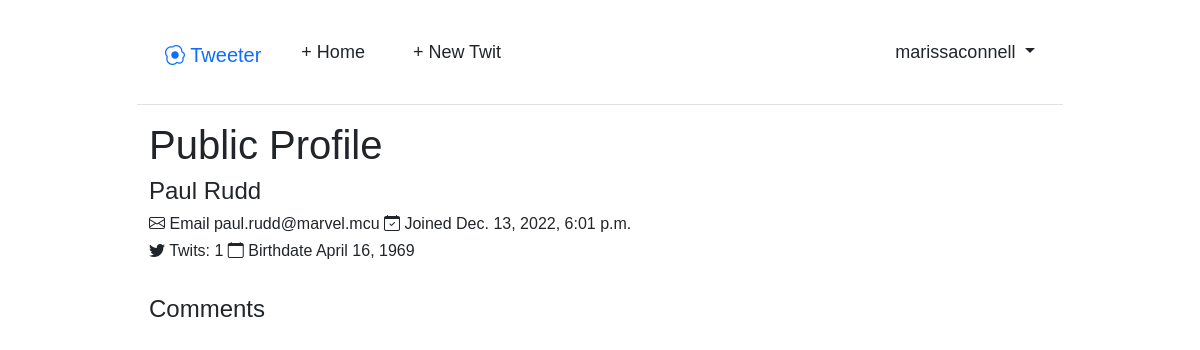
The app's page /accounts/public/profile/2/ (signed in) with its own data.
### accounts/models.py (models this page shows, shortened)
class CustomUser(AbstractUser):
    first_name = models.CharField(
        max_length=150,
        verbose_name='first name'
    )
    last_name = models.CharField(
        max_length=150,
        verbose_name='last name'
    )
    date_of_birth = models.DateField(
        default=django.utils.timezone.now,
        null=False,
        blank=False,
    )
    username = models.CharField(
        error_messages={'unique': 'A user with that username already exists.'},
        help_text='\nRequired. 150 characters or fewer. Letters, digits and @/./+/-/_ only.',
        max_length=150,
        unique=True,
        validators=[django.contrib.auth.validators.UnicodeUsernameValidator()],
        verbose_name='username'
    )
    date_joined = models.DateTimeField(default=django.utils.timezone.now)
    last_login = models.DateTimeField(default=django.utils.timezone.now)
    groups = models.ManyToManyField(
        blank=True,
        help_text='\nThe groups this user belongs to. A user will get all permissions granted to each of their groups.',
        related_name='customuser_set',
        related_query_name='customuser',
        to='auth.group',
        verbose_name='groups'
    )
    user_permissions = models.ManyToManyField(
        blank=True,
        help_text='\nSpecific permissions for this user.',
        related_name='customuser_set',
        related_query_name='customuser',
        to='auth.permission',
        verbose_name='user_permissions'
    )
    is_superuser = models.BooleanField(
        default=False,
        help_text='\nDesignates that this user has all permissions without explicitly assigning them.',
        verbose_name='superuser_status'
    )
    is_staff = models.BooleanField(
        default=False,
        help_text='\nDesignates whether the user can log into this admin site.',
        verbose_name='staff_status'
    )
    is_active = models.BooleanField(
        default=True,
        help_text='\nDesignates whether this user should be treated as active. Unselect this instead of deleting accounts.',
        verbose_name='active'
    )
    USERNAME_FIELD = 'username'
    REQUIRED_FIELDS = ['email', 'password']

### accounts/views.py (the view)
# urls.py: path("public/profile/<int:pk>/", PublicProfileView.as_view(), name="public_profile"),
class PublicProfileView(LoginRequiredMixin, DetailView):
    model = CustomUser
    template_name = "public_profile.html"

### templates/public_profile.html (shortened to what this page needs)
{% extends "base.html" %}
{% load static %}
{% block content %}
  <h1>Public Profile</h1>
  <div class="row">
    <div class="col-12">
      <h4>
        {% if object.first_name %}
          {{ object.first_name }} {{ object.last_name }}
        {% else %}
          {{ object.username }}
        {% endif %}
      </h4>
      <h6>
        <i class="bi-envelope"></i> Email {{ object.email }}
        <i class="bi-calendar-check"></i> Joined {{ object.date_joined }}
      </h6>
      <h6>
        <i class="bi-twitter"></i> Twits: {{ object.twits.count }}
        {% if object.date_of_birth %}
          <i class="bi-calendar"></i> Birthdate {{ object.date_of_birth }}
        {% endif %}
      </h6>
    </div>
  </div>
  <br>
  <h4>
    Comments
  </h4>
{% endblock content %}

### templates/base.html (shortened to what this page needs)
{% load static %}
<!DOCTYPE html>
<html lang="en">
  <head>
    <link href="https://cdn.jsdelivr.net/npm/bootstrap@5.1.3/dist/css/bootstrap.min.css" rel="stylesheet">
    <link href="https://cdnjs.cloudflare.com/ajax/libs/bootstrap-datepicker/1.9.0/css/bootstrap-datepicker.min.css" rel="stylesheet">
    <link rel="stylesheet" href="https://cdn.jsdelivr.net/npm/bootstrap-icons@1.5.0/font/bootstrap-icons.css">
    <link href="{% static 'css/base.css' %}" rel="stylesheet">
  </head>
  <body class="font-family-base">
    <div class="container">
        <header class="p-3 mb-3 border-bottom">
            <div class="flex-container">
                <nav class="navbar navbar-expand-lg">
                    <div class="container-fluid d-flex flex-wrap align-items-center justify-content-center justify-content-lg-start">
                        <h1>
                            <a class="navbar-brand lead text-primary" href="{% url 'twits:twit_list' %}">
                                <i class="bi bi-egg-fried"></i> Tweeter
                            </a>
                        </h1>
                        <ul class="nav d-flex mb-2 justify-content-center mb-md-0">
                            {% if user.is_authenticated %}
                            <li class="nav-item align-items-center">
                                <a href="{% url 'twits:twit_list' %}" class="nav-link px-4 link-dark">
                                    + Home
                                </a>
                            </li>
                            <li class="nav-item align-items-center">
                                <a href="{% url 'twits:twit_new' %}" class="nav-link px-4 link-dark">
                                    + New Twit
                                </a>
                            </li>
                        </ul>
                        <div class="dropdown d-flex justify-content-end ms-auto text-end">
                            <a href="#" class="d-block link-dark text-decoration-none dropdown-toggle" id="dropdownUser1" data-bs-toggle="dropdown" aria-expanded="false">
                                {{ user.username }}
                            </a>
                            </div>
                            {% endif %}
                        </div>
                    </nav>
                </div>
            </header>
        <main>
            <div class="container">
            {% block content %}
            {% endblock content %}
        </main>
    </body>
</html>

### static/css/base.css (style rules this page uses)
body { font-family: 'Oswald', sans-serif; font-size: 18px; margin: 0; }
header { border-bottom: 1px solid #999; margin-bottom: 2rem; text-align: center; text-align: center; align-items: center; }
.container { max-width: 950px; flex-direction: row-reverse; }

### records on screen
CustomUser: username "marissaconnell"
CustomUser: first_name "Paul", last_name "Rudd", email "paul.rudd@marvel.mcu", date_joined "Dec. 13, 2022, 6:01 p.m.", twits.count "1", date_of_birth "April 16, 1969"
